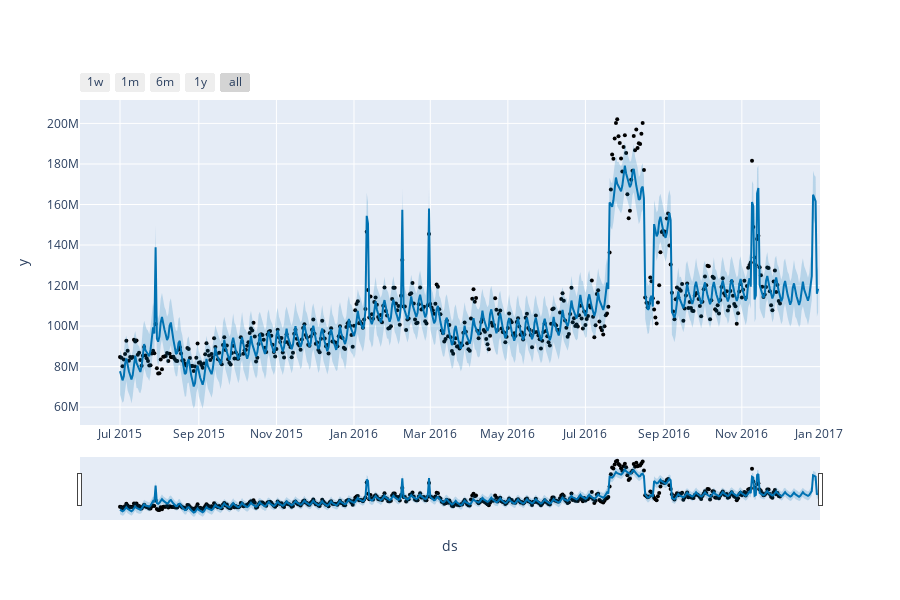
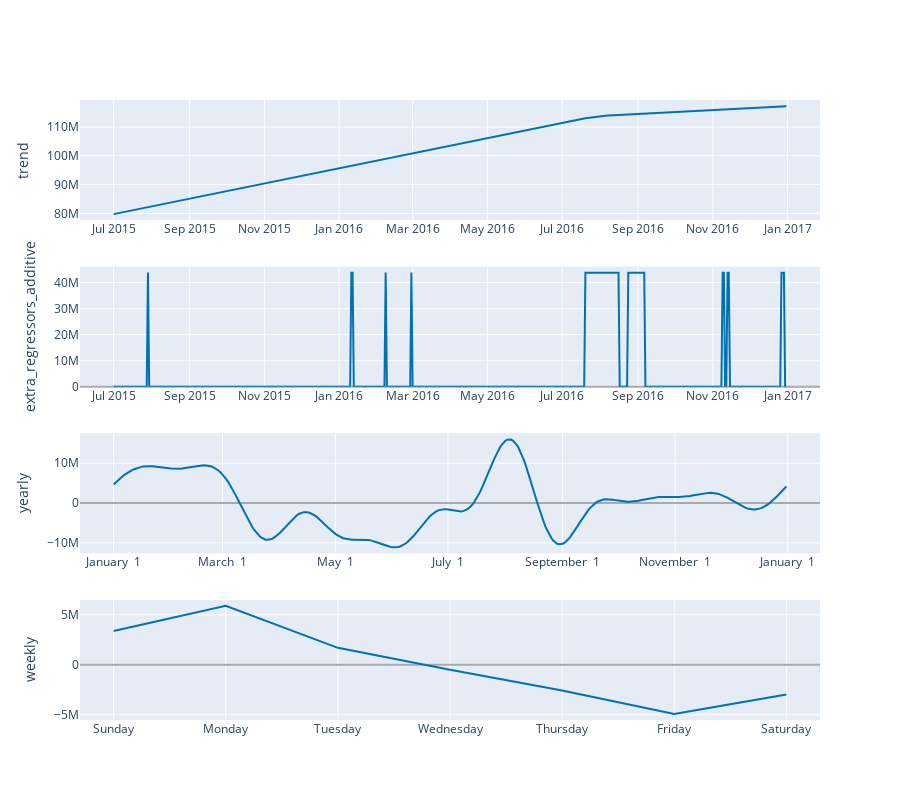

Notebook source saved alongside these figures, in order:
### Code cell
fig1 = plot_plotly(m, forecast)
fig1.show()

# Plot the forecast components
fig2 = plot_components_plotly(m, forecast)
fig2.show()

### Figure 1 — Plotly figure (JSON) as saved in the notebook; plotly's stock layout.template omitted (floating-point values rounded to 4 significant figures; data arrays with more than 128 entries replaced by an {"elided": "..."} marker saying what was removed)
{"data": [{"marker": {"color": "black", "size": 4}, "mode": "markers", "name": "Actual", "type": "scatter", "x": {"elided": "520 str values"}, "y": {"elided": "520 int values"}}, {"hoverinfo": "skip", "line": {"width": 0}, "mode": "lines", "type": "scatter", "x": {"elided": "550 str values"}, "y": {"elided": "550 float values"}}, {"fill": "tonexty", "fillcolor": "rgba(0, 114, 178, 0.2)", "line": {"color": "#0072B2", "width": 2}, "mode": "lines", "name": "Predicted", "type": "scatter", "x": {"elided": "550 str values"}, "y": {"elided": "550 float values"}}, {"fill": "tonexty", "fillcolor": "rgba(0, 114, 178, 0.2)", "hoverinfo": "skip", "line": {"width": 0}, "mode": "lines", "type": "scatter", "x": {"elided": "550 str values"}, "y": {"elided": "550 float values"}}], "layout": {"height": 600, "showlegend": false, "width": 900, "xaxis": {"rangeselector": {"buttons": [{"count": 7, "label": "1w", "step": "day", "stepmode": "backward"}, {"count": 1, "label": "1m", "step": "month", "stepmode": "backward"}, {"count": 6, "label": "6m", "step": "month", "stepmode": "backward"}, {"count": 1, "label": "1y", "step": "year", "stepmode": "backward"}, {"step": "all"}]}, "rangeslider": {"visible": true}, "title": {"text": "ds"}, "type": "date"}, "yaxis": {"title": {"text": "y"}}}}

### Figure 2 — Plotly figure (JSON) as saved in the notebook; plotly's stock layout.template omitted (floating-point values rounded to 4 significant figures; data arrays with more than 128 entries replaced by an {"elided": "..."} marker saying what was removed)
{"data": [{"line": {"color": "#0072B2", "width": 2}, "mode": "lines", "name": "trend", "type": "scatter", "x": {"elided": "550 str values"}, "xaxis": "x", "y": {"elided": "550 float values"}, "yaxis": "y"}, {"line": {"color": "rgba(0, 114, 178, 0.2)", "width": 0}, "mode": "lines", "name": "trend_upper", "type": "scatter", "x": {"elided": "550 str values"}, "xaxis": "x", "y": {"elided": "550 float values"}, "yaxis": "y"}, {"fill": "tonexty", "fillcolor": "rgba(0, 114, 178, 0.2)", "line": {"color": "rgba(0, 114, 178, 0.2)", "width": 0}, "mode": "lines", "name": "trend_lower", "type": "scatter", "x": {"elided": "550 str values"}, "xaxis": "x", "y": {"elided": "550 float values"}, "yaxis": "y"}, {"line": {"color": "#0072B2", "width": 2}, "mode": "lines", "name": "extra_regressors_additive", "type": "scatter", "x": {"elided": "550 str values"}, "xaxis": "x2", "y": {"elided": "550 float values"}, "yaxis": "y2"}, {"line": {"color": "#0072B2", "width": 2}, "mode": "lines", "name": "yearly", "type": "scatter", "x": {"elided": "365 str values"}, "xaxis": "x3", "y": {"elided": "365 float values"}, "yaxis": "y3"}, {"line": {"color": "#0072B2", "width": 2}, "mode": "lines", "name": "weekly", "type": "scatter", "x": ["2017-01-01T00:00:00", "2017-01-02T00:00:00", "2017-01-03T00:00:00", "2017-01-04T00:00:00", "2017-01-05T00:00:00", "2017-01-06T00:00:00", "2017-01-07T00:00:00"], "xaxis": "x4", "y": [3384000.0, 5891000.0, 1691000.0, -489500.0, -2576000.0, -4926000.0, -2976000.0], "yaxis": "y4"}], "layout": {"height": 800, "showlegend": false, "width": 900, "xaxis": {"anchor": "y", "domain": [0, 1], "range": ["2015-06-03T13:12:00", "2017-01-27T10:48:00"], "type": "date"}, "xaxis2": {"anchor": "y2", "domain": [0, 1], "range": ["2015-06-03T13:12:00", "2017-01-27T10:48:00"], "type": "date"}, "xaxis3": {"anchor": "y3", "domain": [0, 1], "range": ["2016-12-13T18:54:02.958904115", "2018-01-18T11:04:57.863013581"], "tickformat": "%B %e", "type": "date"}, "xaxis4": {"anchor": "y4", "domain": [0, 1], "range": ["2016-12-31T16:48:00", "2017-01-07T07:12:00"], "tickformat": "%A", "type": "date"}, "yaxis": {"anchor": "x", "domain": [0.8063, 1], "rangemode": "normal", "title": {"text": "trend"}, "zerolinecolor": "#AAA"}, "yaxis2": {"anchor": "x2", "domain": [0.5375, 0.7312], "rangemode": "tozero", "title": {"text": "extra_regressors_additive"}, "zerolinecolor": "#AAA"}, "yaxis3": {"anchor": "x3", "domain": [0.2687, 0.4625], "title": {"text": "yearly"}, "zerolinecolor": "#AAA"}, "yaxis4": {"anchor": "x4", "domain": [0, 0.1938], "title": {"text": "weekly"}, "zerolinecolor": "#AAA"}}}
